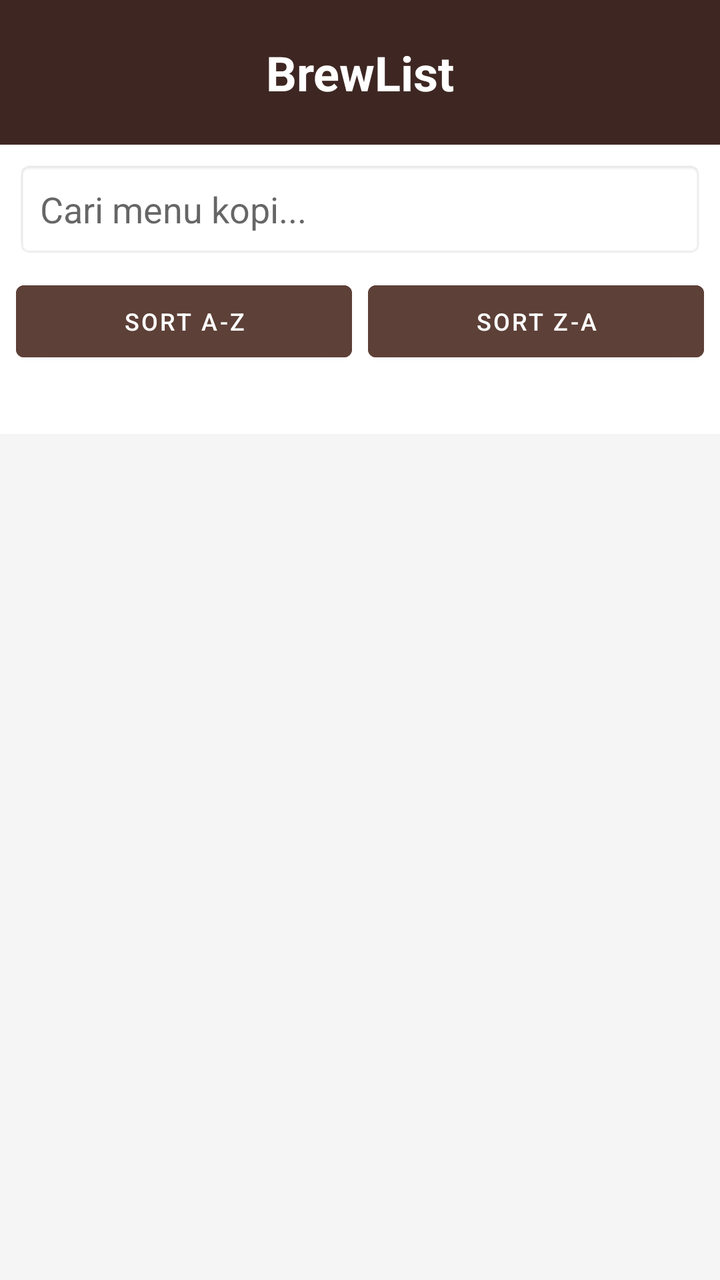
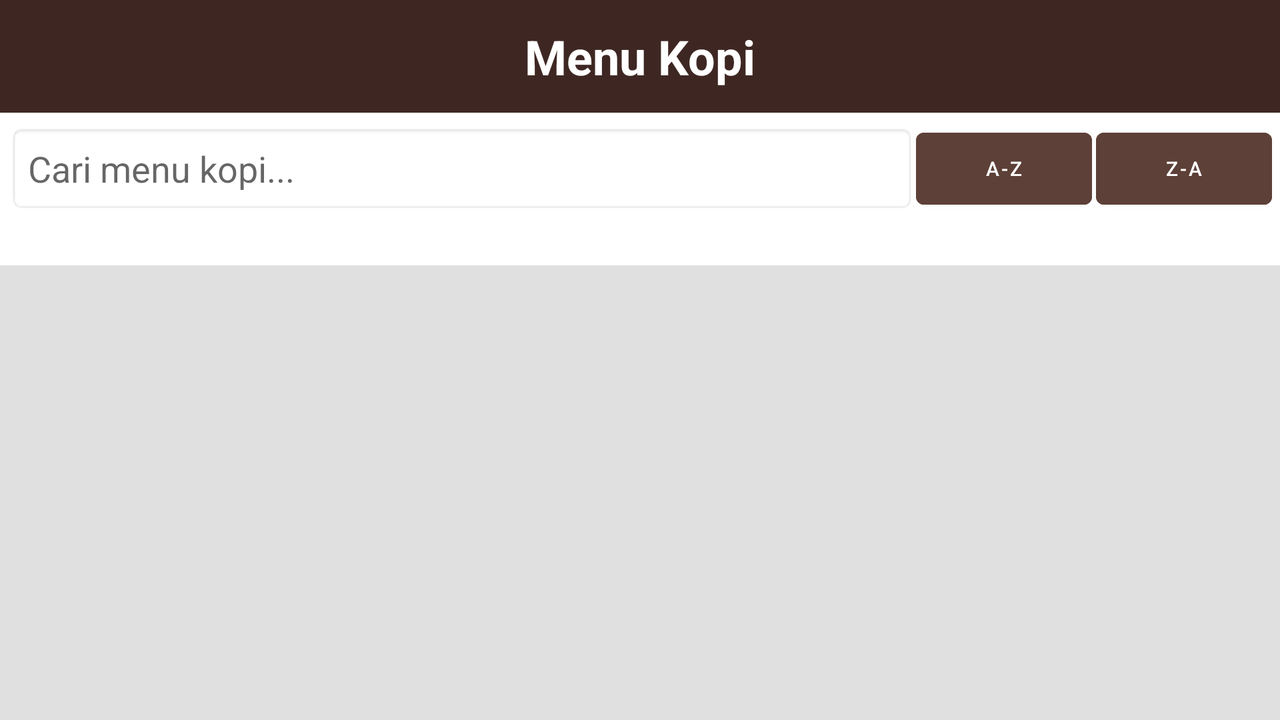

One screen, two layout resources from the same app: the default and the repository's alternative for another configuration. Each is rendered where Android would select it; the XML of both is given below.
<!-- AndroidManifest.xml: activity theme Theme.Aplikasi_Menu_Kopi -->
<!-- res/layout/activity_main.xml -->
<?xml version="1.0" encoding="utf-8"?>
<LinearLayout xmlns:android="http://schemas.android.com/apk/res/android"
    android:layout_width="match_parent"
    android:layout_height="match_parent"
    android:orientation="vertical">

    
    <TextView
        android:layout_width="match_parent"
        android:layout_height="wrap_content"
        android:text="BrewList"
        android:padding="20dp"
        android:textSize="24sp"
        android:textStyle="bold"
        android:gravity="center"
        android:background="#3E2723"
        android:textColor="#FFFFFF" />

    <EditText
        android:id="@+id/etSearch"
        android:layout_width="match_parent"
        android:layout_height="wrap_content"
        android:hint="Cari menu kopi..."
        android:padding="12dp"
        android:layout_margin="8dp"
        android:background="@android:drawable/editbox_background_normal" />

    <LinearLayout
        android:layout_width="match_parent"
        android:layout_height="wrap_content"
        android:orientation="horizontal"
        android:paddingHorizontal="8dp"
        android:layout_marginBottom="8dp">

        <Button
            android:id="@+id/btnSortAZ"
            android:layout_width="0dp"
            android:layout_height="wrap_content"
            android:layout_weight="1"
            android:text="Sort A-Z"
            android:textSize="12sp"
            android:layout_marginEnd="4dp"
            android:backgroundTint="#5D4037" />

        <Button
            android:id="@+id/btnSortZA"
            android:layout_width="0dp"
            android:layout_height="wrap_content"
            android:layout_weight="1"
            android:text="Sort Z-A"
            android:textSize="12sp"
            android:layout_marginStart="4dp"
            android:backgroundTint="#5D4037" />
    </LinearLayout>

    <TextView
        android:id="@+id/tvResultCount"
        android:layout_width="match_parent"
        android:layout_height="wrap_content"
        android:paddingLeft="16dp"
        android:paddingBottom="8dp"
        android:textSize="12sp"
        android:textColor="#757575" />

    <FrameLayout
        android:layout_width="match_parent"
        android:layout_height="match_parent">

        
        <GridView
            android:id="@+id/gridViewCoffee"
            android:layout_width="match_parent"
            android:layout_height="match_parent"
            android:numColumns="2"
            android:padding="8dp"
            android:horizontalSpacing="8dp"
            android:verticalSpacing="8dp"
            android:background="#F5F5F5" />

        <TextView
            android:id="@+id/tvEmpty"
            android:layout_width="match_parent"
            android:layout_height="match_parent"
            android:text="Menu tidak ditemukan"
            android:gravity="center"
            android:visibility="gone" />
    </FrameLayout>

</LinearLayout>
<!-- resources referenced by this layout -->
<resources>
  <style name="Theme.Aplikasi_Menu_Kopi" parent="Theme.MaterialComponents.Light.NoActionBar">
          
          <item name="colorPrimary">#3E2723</item>
          <item name="colorPrimaryDark">#1B1B1B</item>
          <item name="colorAccent">#795548</item>
      </style>
</resources>
<!-- res/layout-land/activity_main.xml (the repository's variant of the layout above) -->
<!-- drawn on the phone turned sideways -->
<?xml version="1.0" encoding="utf-8"?>
<LinearLayout xmlns:android="http://schemas.android.com/apk/res/android"
    android:layout_width="match_parent"
    android:layout_height="match_parent"
    android:orientation="vertical">

    
    <TextView
        android:layout_width="match_parent"
        android:layout_height="wrap_content"
        android:text="Menu Kopi"
        android:padding="12dp"
        android:textSize="24sp"
        android:textStyle="bold"
        android:gravity="center"
        android:background="#3E2723"
        android:textColor="#FFFFFF" />

    <LinearLayout
        android:layout_width="match_parent"
        android:layout_height="wrap_content"
        android:orientation="horizontal"
        android:gravity="center_vertical"
        android:padding="4dp">

        <EditText
            android:id="@+id/etSearch"
            android:layout_width="0dp"
            android:layout_height="wrap_content"
            android:layout_weight="1"
            android:hint="Cari menu kopi..."
            android:padding="10dp"
            android:inputType="text"
            android:background="@android:drawable/editbox_background_normal" />

        <Button
            android:id="@+id/btnSortAZ"
            android:layout_width="wrap_content"
            android:layout_height="wrap_content"
            android:text="A-Z"
            android:textSize="10sp"
            android:layout_marginEnd="2dp"
            android:backgroundTint="#5D4037" />

        <Button
            android:id="@+id/btnSortZA"
            android:layout_width="wrap_content"
            android:layout_height="wrap_content"
            android:text="Z-A"
            android:textSize="10sp"
            android:backgroundTint="#5D4037" />
    </LinearLayout>

    <TextView
        android:id="@+id/tvResultCount"
        android:layout_width="match_parent"
        android:layout_height="wrap_content"
        android:paddingStart="16dp"
        android:paddingBottom="4dp"
        android:textSize="12sp"
        android:textColor="#757575" />

    <FrameLayout
        android:layout_width="match_parent"
        android:layout_height="match_parent">

        <GridView
            android:id="@+id/gridViewCoffee"
            android:layout_width="match_parent"
            android:layout_height="match_parent"
            android:numColumns="2"
            android:padding="8dp"
            android:horizontalSpacing="8dp"
            android:verticalSpacing="8dp"
            android:background="#E0E0E0" />

        <TextView
            android:id="@+id/tvEmpty"
            android:layout_width="match_parent"
            android:layout_height="match_parent"
            android:text="Menu tidak ditemukan"
            android:gravity="center"
            android:visibility="gone" />
    </FrameLayout>

</LinearLayout>
